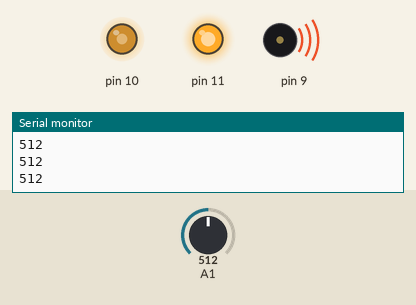
Recording of a sketch running on a simulated Arduino Uno, built with avr-gcc and run on an emulated ATmega328P. On the bench: output pins drawn as LEDs (lit = HIGH), buzzer (waves = sounding), the last lines printed to the serial monitor. The test bench sets the inputs (shaded band); at power-on: A1 = 512.

Above: at 1.2 s.
1.3 s: A1 set to 490
At 1.6 s:
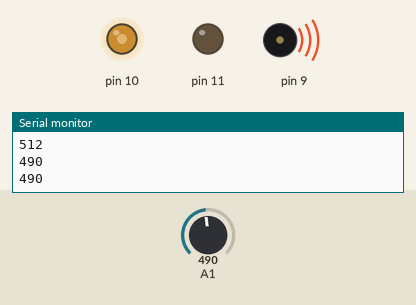
4.3 s: A1 set to 306
At 4.51 s:
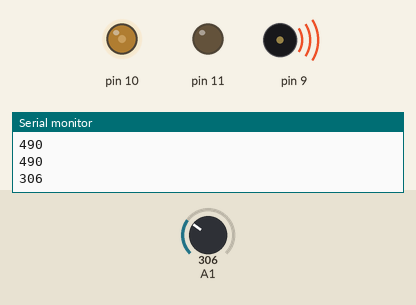
7.3 s: A1 set to 122
At 7.83 s:
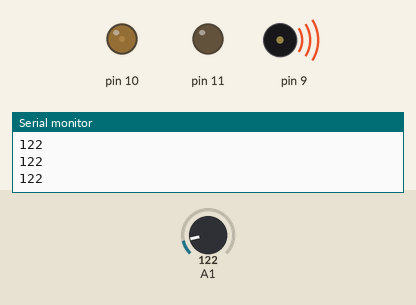
10.3 s: A1 set to 0
At 10.84 s:
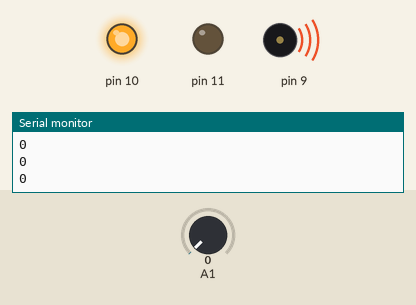
13.3 s: A1 set to 716
At 13.65 s:
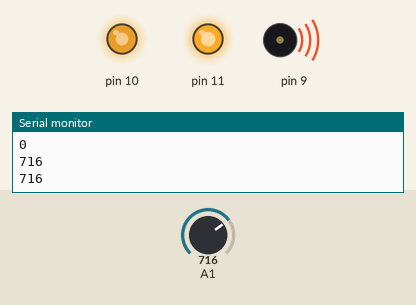
16.3 s: A1 set to 511
At 16.56 s:
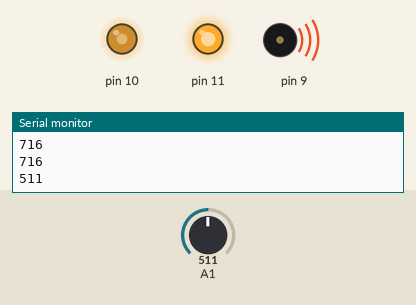
Timing chart, 0 to 19.3 s (numbered marks = the images above; inputs shaded):
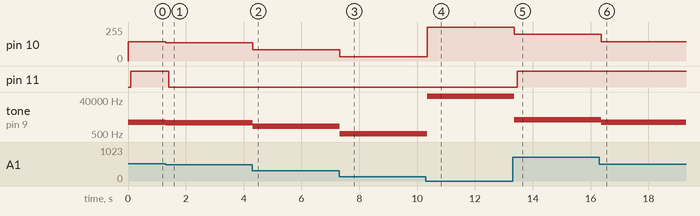

The sketch:

CDS_Cell.ino
```cpp
void setup() {
  // put your setup code here, to run once:
 Serial.begin(9600);
 pinMode(11,OUTPUT);
}

void loop() {
  // put your main code here, to run repeatedly:
  int light = analogRead(A1);
  int ledLight = map(light, 10, 900, 0,255);
  int ledLight2 = map(light, 10, 900, 0, 4000);
  analogWrite(10, ledLight);
  tone(9, ledLight2,100);
  delay(100);
  noTone(9);
  Serial.println(light);
  if(light>=500){
    digitalWrite(11,HIGH);
  }else{
    digitalWrite(11,LOW);
  }
}
```

Measured:
- after the input at 1.3 s, pin 10: 143/255 → 137/255 at once; pin 11: HIGH → LOW after 0.11 s; tone on pin 9: 2256 Hz → 2157 Hz at once
- after the input at 4.3 s, pin 10: 137/255 → 84/255 at once; tone on pin 9: 2157 Hz → 1330 Hz at once
- after the input at 7.3 s, pin 10: 84/255 → 32/255 at once; tone on pin 9: 1330 Hz → 503 Hz at once
- after the input at 10.3 s, pin 10: 32/255 → 255/255 at once; tone on pin 9: 503 Hz → 65492 Hz at once
- after the input at 13.3 s, pin 10: 255/255 → 202/255 after 0.05 s; pin 11: LOW → HIGH after 0.16 s; tone on pin 9: 65492 Hz → 3173 Hz after 0.05 s
- after the input at 16.3 s, pin 10: 202/255 → 143/255 after 0.07 s; tone on pin 9: 3173 Hz → 2251 Hz after 0.07 s
